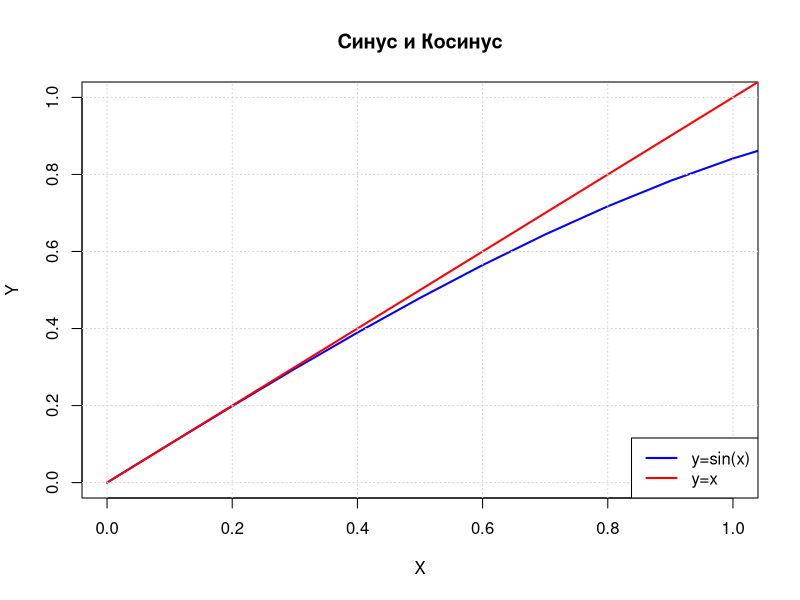

R code for this plot:
# Первый замечательный предел lim sin(x) / x == 1 при x → 0
# 2.3 Данные six(x) x
x <- seq(0, 10, by = 0.1)
y1 <- sin(x)
y2 <- x

# Первый график (y=sin(x))
plot(x, y1, 
     type = "l", 
     col = "blue", 
     lwd = 2, 
     ylim = c(0,1), 
     xlim = c(0,1),
     xlab = "X", 
     ylab = "Y", 
     main = "Синус и Косинус")

# Добавление второго графика (y=x)
lines(x, y2, 
      col = "red", 
      lwd = 2)
grid()
# Легенда
legend("bottomright", 
       legend = c("y=sin(x)", "y=x"), 
       col = c("blue", "red"), lwd = 2)
